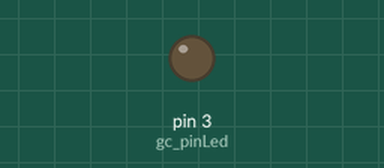
Recording of a sketch running on a simulated Arduino Uno, built with avr-gcc and run on an emulated ATmega328P. Parts: output pins drawn as LEDs (lit = HIGH).

Above: at 1.1 s.
At 4.45 s:
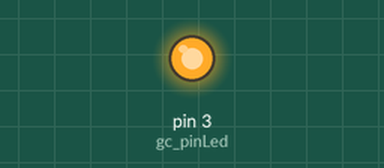
Timing chart, 0 to 5.0 s (numbered marks = the images above):
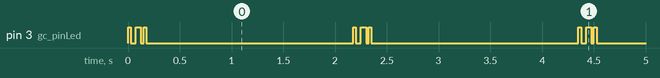

The sketch:

blinKEY_onButton.ino
```cpp
/* LABIT - Code for blinkey in the codeblinker course
   This code is for the blinkey on breaboard,
   with the button attached to the powerline
   when activated it will send 1001101 as code
*/


// P I N S
const int gc_pinLed = 3;

// C O N S T A N T S
const int gc_code[]     = {1, 0, 0, 1, 1, 0, 1};
int gv_codeLength = sizeof(gc_code) / sizeof(int);
int lv_delayTime  = 25;


//-----------------------------------------------------------------------
void setup() {
  pinMode(gc_pinLed, OUTPUT);

}


//-----------------------------------------------------------------------
void loop() {
  // --- S E N D   L E D   C O D E
  for (int i = 0; i < gv_codeLength; i++) {
    if (gc_code[i] == 1) {
      digitalWrite(gc_pinLed, HIGH);
      delay(lv_delayTime);
      digitalWrite(gc_pinLed, LOW);
    }
    else {
      delay(lv_delayTime);
    }
  }
  delay(2000);
}
//-----------------------------------------------------------------------
```

Measured:
- by itself, pin 3 (gc_pinLed): repeats every 2.2 s: LOW 0.05 s, HIGH 0.05 s, LOW 0.03 s, HIGH 0.03 s, LOW 2.0 s, HIGH 0.03 s
